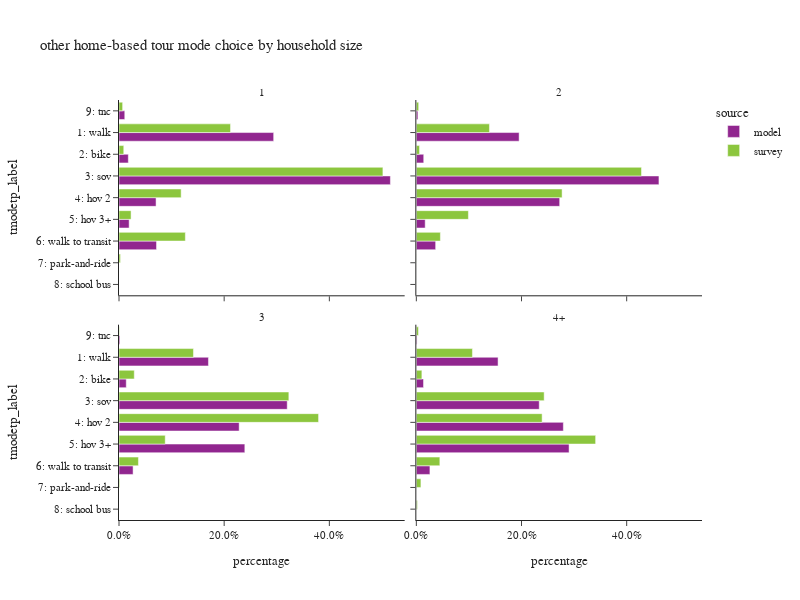

Source (notebook cell):
### Code cell
plot_mode_choice(hb_tour,"hhsize_4+",
                 {"hhsize_4+":["1","2","3","4+"],
                  "tmodetp_label":["1: walk","2: bike","3: sov","4: hov 2","5: hov 3+","6: walk to transit",
                                   "7: park-and-ride","8: school bus","9: other–survey only"]},
                 "household size",2,600)

### Figure 1 — Plotly figure (JSON) as saved in the notebook; plotly's stock layout.template omitted (floating-point values rounded to 4 significant figures)
{"data": [{"alignmentgroup": "True", "customdata": [[131515], [7925], [230754], [31511], [8614], [31910], [4910]], "hovertemplate": "source=model<br>hhsize_4+=1<br>percentage=%{x}<br>tmodetp_label=%{y}<br>sample count=%{customdata[0]}<extra></extra>", "legendgroup": "model", "marker": {"color": "#91268F", "pattern": {"shape": ""}}, "name": "model", "offsetgroup": "model", "orientation": "h", "showlegend": true, "textposition": "auto", "type": "bar", "x": [0.2941, 0.01772, 0.5161, 0.07047, 0.01926, 0.07136, 0.01098], "xaxis": "x3", "y": ["1: walk", "2: bike", "3: sov", "4: hov 2", "5: hov 3+", "6: walk to transit", "9: tnc"], "yaxis": "y3"}, {"alignmentgroup": "True", "customdata": [[386], [40], [486], [84], [28], [128], [4], [11]], "hovertemplate": "source=survey<br>hhsize_4+=1<br>percentage=%{x}<br>tmodetp_label=%{y}<br>sample count=%{customdata[0]}<extra></extra>", "legendgroup": "survey", "marker": {"color": "#8CC63E", "pattern": {"shape": ""}}, "name": "survey", "offsetgroup": "survey", "orientation": "h", "showlegend": true, "textposition": "auto", "type": "bar", "x": [0.2121, 0.009052, 0.5018, 0.1182, 0.02295, 0.1262, 0.002856, 0.0069], "xaxis": "x3", "y": ["1: walk", "2: bike", "3: sov", "4: hov 2", "5: hov 3+", "6: walk to transit", "7: park-and-ride", "9: tnc"], "yaxis": "y3"}, {"alignmentgroup": "True", "customdata": [[174286], [12534], [411353], [243057], [15008], [32757], [2655]], "hovertemplate": "source=model<br>hhsize_4+=2<br>percentage=%{x}<br>tmodetp_label=%{y}<br>sample count=%{customdata[0]}<extra></extra>", "legendgroup": "model", "marker": {"color": "#91268F", "pattern": {"shape": ""}}, "name": "model", "offsetgroup": "model", "orientation": "h", "showlegend": false, "textposition": "auto", "type": "bar", "x": [0.1955, 0.01406, 0.4613, 0.2726, 0.01683, 0.03674, 0.002978], "xaxis": "x4", "y": ["1: walk", "2: bike", "3: sov", "4: hov 2", "5: hov 3+", "6: walk to transit", "9: tnc"], "yaxis": "y4"}, {"alignmentgroup": "True", "customdata": [[405], [39], [601], [504], [116], [53], [4], [1], [9]], "hovertemplate": "source=survey<br>hhsize_4+=2<br>percentage=%{x}<br>tmodetp_label=%{y}<br>sample count=%{customdata[0]}<extra></extra>", "legendgroup": "survey", "marker": {"color": "#8CC63E", "pattern": {"shape": ""}}, "name": "survey", "offsetgroup": "survey", "orientation": "h", "showlegend": false, "textposition": "auto", "type": "bar", "x": [0.139, 0.00607, 0.4282, 0.2772, 0.09902, 0.04573, 0.0002536, 4.162e-05, 0.004472], "xaxis": "x4", "y": ["1: walk", "2: bike", "3: sov", "4: hov 2", "5: hov 3+", "6: walk to transit", "7: park-and-ride", "8: school bus", "9: tnc"], "yaxis": "y4"}, {"alignmentgroup": "True", "customdata": [[88411], [7173], [166272], [118771], [124371], [13914], [872]], "hovertemplate": "source=model<br>hhsize_4+=3<br>percentage=%{x}<br>tmodetp_label=%{y}<br>sample count=%{customdata[0]}<extra></extra>", "legendgroup": "model", "marker": {"color": "#91268F", "pattern": {"shape": ""}}, "name": "model", "offsetgroup": "model", "orientation": "h", "showlegend": false, "textposition": "auto", "type": "bar", "x": [0.1701, 0.0138, 0.3199, 0.2285, 0.2393, 0.02677, 0.001678], "xaxis": "x", "y": ["1: walk", "2: bike", "3: sov", "4: hov 2", "5: hov 3+", "6: walk to transit", "9: tnc"], "yaxis": "y"}, {"alignmentgroup": "True", "customdata": [[89], [19], [160], [152], [90], [10], [4], [2]], "hovertemplate": "source=survey<br>hhsize_4+=3<br>percentage=%{x}<br>tmodetp_label=%{y}<br>sample count=%{customdata[0]}<extra></extra>", "legendgroup": "survey", "marker": {"color": "#8CC63E", "pattern": {"shape": ""}}, "name": "survey", "offsetgroup": "survey", "orientation": "h", "showlegend": false, "textposition": "auto", "type": "bar", "x": [0.1416, 0.02906, 0.323, 0.3795, 0.08789, 0.03694, 0.001255, 0.0007844], "xaxis": "x", "y": ["1: walk", "2: bike", "3: sov", "4: hov 2", "5: hov 3+", "6: walk to transit", "7: park-and-ride", "9: tnc"], "yaxis": "y"}, {"alignmentgroup": "True", "customdata": [[157111], [13814], [236259], [282638], [293620], [26135], [1370]], "hovertemplate": "source=model<br>hhsize_4+=4+<br>percentage=%{x}<br>tmodetp_label=%{y}<br>sample count=%{customdata[0]}<extra></extra>", "legendgroup": "model", "marker": {"color": "#91268F", "pattern": {"shape": ""}}, "name": "model", "offsetgroup": "model", "orientation": "h", "showlegend": false, "textposition": "auto", "type": "bar", "x": [0.1554, 0.01366, 0.2337, 0.2796, 0.2904, 0.02585, 0.001355], "xaxis": "x2", "y": ["1: walk", "2: bike", "3: sov", "4: hov 2", "5: hov 3+", "6: walk to transit", "9: tnc"], "yaxis": "y2"}, {"alignmentgroup": "True", "customdata": [[84], [10], [149], [132], [321], [15], [4], [4], [2]], "hovertemplate": "source=survey<br>hhsize_4+=4+<br>percentage=%{x}<br>tmodetp_label=%{y}<br>sample count=%{customdata[0]}<extra></extra>", "legendgroup": "survey", "marker": {"color": "#8CC63E", "pattern": {"shape": ""}}, "name": "survey", "offsetgroup": "survey", "orientation": "h", "showlegend": false, "textposition": "auto", "type": "bar", "x": [0.1067, 0.01055, 0.2431, 0.2392, 0.341, 0.04473, 0.008733, 0.002014, 0.00406], "xaxis": "x2", "y": ["1: walk", "2: bike", "3: sov", "4: hov 2", "5: hov 3+", "6: walk to transit", "7: park-and-ride", "8: school bus", "9: tnc"], "yaxis": "y2"}], "layout": {"annotations": [{"font": {}, "showarrow": false, "text": "3", "x": 0.245, "xanchor": "center", "xref": "paper", "y": 0.465, "yanchor": "bottom", "yref": "paper"}, {"font": {}, "showarrow": false, "text": "4+", "x": 0.755, "xanchor": "center", "xref": "paper", "y": 0.465, "yanchor": "bottom", "yref": "paper"}, {"font": {}, "showarrow": false, "text": "1", "x": 0.245, "xanchor": "center", "xref": "paper", "y": 1.0, "yanchor": "bottom", "yref": "paper"}, {"font": {}, "showarrow": false, "text": "2", "x": 0.755, "xanchor": "center", "xref": "paper", "y": 1.0, "yanchor": "bottom", "yref": "paper"}], "barmode": "group", "height": 600, "legend": {"title": {"text": "source"}, "tracegroupgap": 0}, "title": {"text": "other home-based tour mode choice by household size"}, "width": 800, "xaxis": {"anchor": "y", "domain": [0.0, 0.49], "tickformat": ".1%", "title": {"text": "percentage"}}, "xaxis2": {"anchor": "y2", "domain": [0.51, 1.0], "matches": "x", "tickformat": ".1%", "title": {"text": "percentage"}}, "xaxis3": {"anchor": "y3", "domain": [0.0, 0.49], "matches": "x", "showticklabels": false, "tickformat": ".1%"}, "xaxis4": {"anchor": "y4", "domain": [0.51, 1.0], "matches": "x", "showticklabels": false, "tickformat": ".1%"}, "yaxis": {"anchor": "x", "categoryarray": ["9: other–survey only", "8: school bus", "7: park-and-ride", "6: walk to transit", "5: hov 3+", "4: hov 2", "3: sov", "2: bike", "1: walk"], "categoryorder": "array", "domain": [0.0, 0.465], "title": {"text": "tmodetp_label"}}, "yaxis2": {"anchor": "x2", "domain": [0.0, 0.465], "matches": "y", "showticklabels": false}, "yaxis3": {"anchor": "x3", "categoryarray": ["9: other–survey only", "8: school bus", "7: park-and-ride", "6: walk to transit", "5: hov 3+", "4: hov 2", "3: sov", "2: bike", "1: walk"], "categoryorder": "array", "domain": [0.535, 1.0], "matches": "y", "title": {"text": "tmodetp_label"}}, "yaxis4": {"anchor": "x4", "domain": [0.535, 1.0], "matches": "y", "showticklabels": false}}}
